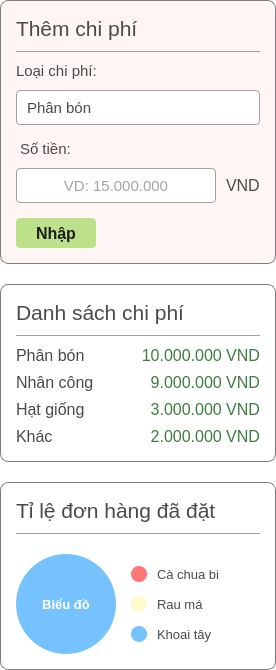
            <widget class="QFrame" name="right_column">
             <property name="sizePolicy">
              <sizepolicy hsizetype="Preferred" vsizetype="Preferred">
               <horstretch>4</horstretch>
               <verstretch>0</verstretch>
              </sizepolicy>
             </property>
             <property name="styleSheet">
              <string notr="true">background: transparent; border: none;</string>
             </property>
             <layout class="QVBoxLayout" name="vbox_right">
              <property name="spacing">
               <number>20</number>
              </property>
              <property name="leftMargin">
               <number>0</number>
              </property>
              <property name="topMargin">
               <number>0</number>
              </property>
              <property name="rightMargin">
               <number>0</number>
              </property>
              <property name="bottomMargin">
               <number>0</number>
              </property>
              <item>
               <widget class="QFrame" name="card_them_chi_phi">
                <property name="styleSheet">
                 <string notr="true">QFrame#card_them_chi_phi { background-color: #FFF5F5; border: 1px solid #7D7D7D; border-radius: 8px; }</string>
                </property>
                <layout class="QVBoxLayout" name="vbox_card_tcp">
                 <property name="spacing">
                  <number>10</number>
                 </property>
                 <property name="leftMargin">
                  <number>15</number>
                 </property>
                 <property name="topMargin">
                  <number>15</number>
                 </property>
                 <property name="rightMargin">
                  <number>15</number>
                 </property>
                 <property name="bottomMargin">
                  <number>15</number>
                 </property>
                 <item>
                  <widget class="QLabel" name="lbl_title_tcp">
                   <property name="styleSheet">
                    <string notr="true">font-size: 16pt; color: #4A4A4A; border: none;</string>
                   </property>
                   <property name="text">
                    <string>Thêm chi phí</string>
                   </property>
                  </widget>
                 </item>
                 <item>
                  <widget class="QFrame" name="line_tcp">
                   <property name="minimumSize">
                    <size>
                     <width>0</width>
                     <height>1</height>
                    </size>
                   </property>
                   <property name="maximumSize">
                    <size>
                     <width>16777215</width>
                     <height>1</height>
                    </size>
                   </property>
                   <property name="styleSheet">
                    <string notr="true">background-color: #A0A0A0;</string>
                   </property>
                  </widget>
                 </item>
                 <item>
                  <widget class="QLabel" name="lbl_loai_cp">
                   <property name="styleSheet">
                    <string notr="true">font-size: 11pt; color: #4A4A4A; border: none;</string>
                   </property>
                   <property name="text">
                    <string>Loại chi phí:</string>
                   </property>
                  </widget>
                 </item>
                 <item>
                  <widget class="QComboBox" name="cmb_loai_chi_phi">
                   <property name="minimumSize">
                    <size>
                     <width>0</width>
                     <height>35</height>
                    </size>
                   </property>
                   <property name="styleSheet">
                    <string notr="true">QComboBox { background-color: #FFFFFF; border: 1px solid #A0A0A0; border-radius: 4px; padding: 0 10px; font-size: 11pt; color: #4A4A4A; } QComboBox::drop-down { border: none; } QComboBox QAbstractItemView { background-color: #FFFFFF; border: 1px solid #A0A0A0; selection-background-color: #EAF7D5; selection-color: #1C1C1C; outline: none;}</string>
                   </property>
                   <item>
                    <property name="text">
                     <string>Phân bón</string>
                    </property>
                   </item>
                   <item>
                    <property name="text">
                     <string>Hạt giống</string>
                    </property>
                   </item>
                   <item>
                    <property name="text">
                     <string>Nhân công</string>
                    </property>
                   </item>
                   <item>
                    <property name="text">
                     <string>Khác</string>
                    </property>
                   </item>
                  </widget>
                 </item>
                 <item>
                  <widget class="QLabel" name="lbl_so_tien">
                   <property name="styleSheet">
                    <string notr="true">font-size: 11pt; color: #4A4A4A; border: none; margin-top: 5px;</string>
                   </property>
                   <property name="text">
                    <string>Số tiền:</string>
                   </property>
                  </widget>
                 </item>
                 <item>
                  <layout class="QHBoxLayout">
                   <property name="spacing">
                    <number>10</number>
                   </property>
                   <item>
                    <widget class="QLineEdit" name="txt_so_tien">
                     <property name="minimumSize">
                      <size>
                       <width>0</width>
                       <height>35</height>
                      </size>
                     </property>
                     <property name="styleSheet">
                      <string notr="true">QLineEdit { background-color: #FFFFFF; border: 1px solid #A0A0A0; border-radius: 4px; padding: 0 10px; font-size: 11pt; color: #4A4A4A; }</string>
                     </property>
                     <property name="alignment">
                      <set>Qt::AlignCenter</set>
                     </property>
                     <property name="placeholderText">
                      <string>VD: 15.000.000</string>
                     </property>
                    </widget>
                   </item>
                   <item>
                    <widget class="QLabel" name="lbl_vnd">
                     <property name="styleSheet">
                      <string notr="true">font-size: 12pt; color: #4A4A4A; border: none;</string>
                     </property>
                     <property name="text">
                      <string>VND</string>
                     </property>
                    </widget>
                   </item>
                  </layout>
                 </item>
                 <item>
                  <widget class="QPushButton" name="btn_nhap">
                   <property name="minimumSize">
                    <size>
                     <width>80</width>
                     <height>35</height>
                    </size>
                   </property>
                   <property name="maximumSize">
                    <size>
                     <width>80</width>
                     <height>35</height>
                    </size>
                   </property>
                   <property name="cursor">
                    <cursorShape>PointingHandCursor</cursorShape>
                   </property>
                   <property name="styleSheet">
                    <string notr="true">QPushButton { background-color: #BDE08B; color: #1C1C1C; border-radius: 4px; font-size: 12pt; font-weight: bold; margin-top: 5px;} QPushButton:hover { background-color: #A9D174; }</string>
                   </property>
                   <property name="text">
                    <string>Nhập</string>
                   </property>
                  </widget>
                 </item>
                </layout>
               </widget>
              </item>
              <item>
               <widget class="QFrame" name="card_danh_sach">
                <property name="styleSheet">
                 <string notr="true">QFrame#card_danh_sach { background-color: #FFFFFF; border: 1px solid #7D7D7D; border-radius: 8px; }</string>
                </property>
                <layout class="QVBoxLayout" name="vbox_card_ds">
                 <property name="spacing">
                  <number>10</number>
                 </property>
                 <property name="leftMargin">
                  <number>15</number>
                 </property>
                 <property name="topMargin">
                  <number>15</number>
                 </property>
                 <property name="rightMargin">
                  <number>15</number>
                 </property>
                 <property name="bottomMargin">
                  <number>15</number>
                 </property>
                 <item>
                  <widget class="QLabel" name="lbl_title_ds">
                   <property name="styleSheet">
                    <string notr="true">font-size: 16pt; color: #4A4A4A; border: none;</string>
                   </property>
                   <property name="text">
                    <string>Danh sách chi phí</string>
                   </property>
                  </widget>
                 </item>
                 <item>
                  <widget class="QFrame" name="line_ds">
                   <property name="minimumSize">
                    <size>
                     <width>0</width>
                     <height>1</height>
                    </size>
                   </property>
                   <property name="maximumSize">
                    <size>
                     <width>16777215</width>
                     <height>1</height>
                    </size>
                   </property>
                   <property name="styleSheet">
                    <string notr="true">background-color: #A0A0A0;</string>
                   </property>
                  </widget>
                 </item>
                 <item>
                  <layout class="QVBoxLayout" name="vbox_list_items">
                   <property name="spacing">
                    <number>8</number>
                   </property>
                   <item>
                    <layout class="QHBoxLayout">
                     <item>
                      <widget class="QLabel" name="label">
                       <property name="styleSheet">
                        <string notr="true">font-size: 12pt; color: #4A4A4A; border: none;</string>
                       </property>
                       <property name="text">
                        <string>Phân bón</string>
                       </property>
                      </widget>
                     </item>
                     <item>
                      <widget class="QLabel" name="label">
                       <property name="styleSheet">
                        <string notr="true">font-size: 12pt; color: #3E7B40; border: none;</string>
                       </property>
                       <property name="text">
                        <string>10.000.000 VND</string>
                       </property>
                       <property name="alignment">
                        <set>Qt::AlignRight|Qt::AlignTrailing|Qt::AlignVCenter</set>
                       </property>
                      </widget>
                     </item>
                    </layout>
                   </item>
                   <item>
                    <layout class="QHBoxLayout">
                     <item>
                      <widget class="QLabel" name="label">
                       <property name="styleSheet">
                        <string notr="true">font-size: 12pt; color: #4A4A4A; border: none;</string>
                       </property>
                       <property name="text">
                        <string>Nhân công</string>
                       </property>
                      </widget>
                     </item>
                     <item>
                      <widget class="QLabel" name="label">
                       <property name="styleSheet">
                        <string notr="true">font-size: 12pt; color: #3E7B40; border: none;</string>
                       </property>
                       <property name="text">
                        <string>9.000.000 VND</string>
                       </property>
                       <property name="alignment">
                        <set>Qt::AlignRight|Qt::AlignTrailing|Qt::AlignVCenter</set>
                       </property>
                      </widget>
                     </item>
                    </layout>
                   </item>
                   <item>
                    <layout class="QHBoxLayout">
                     <item>
                      <widget class="QLabel" name="label">
                       <property name="styleSheet">
                        <string notr="true">font-size: 12pt; color: #4A4A4A; border: none;</string>
                       </property>
                       <property name="text">
                        <string>Hạt giống</string>
                       </property>
                      </widget>
                     </item>
                     <item>
                      <widget class="QLabel" name="label">
                       <property name="styleSheet">
                        <string notr="true">font-size: 12pt; color: #3E7B40; border: none;</string>
                       </property>
                       <property name="text">
                        <string>3.000.000 VND</string>
                       </property>
                       <property name="alignment">
                        <set>Qt::AlignRight|Qt::AlignTrailing|Qt::AlignVCenter</set>
                       </property>
                      </widget>
                     </item>
                    </layout>
                   </item>
                   <item>
                    <layout class="QHBoxLayout">
                     <item>
                      <widget class="QLabel" name="label">
                       <property name="styleSheet">
                        <string notr="true">font-size: 12pt; color: #4A4A4A; border: none;</string>
                       </property>
                       <property name="text">
                        <string>Khác</string>
                       </property>
                      </widget>
                     </item>
                     <item>
                      <widget class="QLabel" name="label">
                       <property name="styleSheet">
                        <string notr="true">font-size: 12pt; color: #3E7B40; border: none;</string>
                       </property>
                       <property name="text">
                        <string>2.000.000 VND</string>
                       </property>
                       <property name="alignment">
                        <set>Qt::AlignRight|Qt::AlignTrailing|Qt::AlignVCenter</set>
                       </property>
                      </widget>
                     </item>
                    </layout>
                   </item>
                  </layout>
                 </item>
                </layout>
               </widget>
              </item>
              <item>
               <widget class="QFrame" name="card_ti_le">
                <property name="styleSheet">
                 <string notr="true">QFrame#card_ti_le { background-color: #FFFFFF; border: 1px solid #7D7D7D; border-radius: 8px; }</string>
                </property>
                <layout class="QVBoxLayout" name="vbox_card_tl">
                 <property name="spacing">
                  <number>10</number>
                 </property>
                 <property name="leftMargin">
                  <number>15</number>
                 </property>
                 <property name="topMargin">
                  <number>15</number>
                 </property>
                 <property name="rightMargin">
                  <number>15</number>
                 </property>
                 <property name="bottomMargin">
                  <number>15</number>
                 </property>
                 <item>
                  <widget class="QLabel" name="lbl_title_tl">
                   <property name="styleSheet">
                    <string notr="true">font-size: 16pt; color: #4A4A4A; border: none;</string>
                   </property>
                   <property name="text">
                    <string>Tỉ lệ đơn hàng đã đặt</string>
                   </property>
                  </widget>
                 </item>
                 <item>
                  <widget class="QFrame" name="line_tl">
                   <property name="minimumSize">
                    <size>
                     <width>0</width>
                     <height>1</height>
                    </size>
                   </property>
                   <property name="maximumSize">
                    <size>
                     <width>16777215</width>
                     <height>1</height>
                    </size>
                   </property>
                   <property name="styleSheet">
                    <string notr="true">background-color: #A0A0A0;</string>
                   </property>
                  </widget>
                 </item>
                 <item>
                  <layout class="QHBoxLayout" name="hbox_chart_small">
                   <property name="spacing">
                    <number>15</number>
                   </property>
                   <property name="topMargin">
                    <number>10</number>
                   </property>
                   <item>
                    <widget class="QLabel" name="img_small_pie">
                     <property name="minimumSize">
                      <size>
                       <width>100</width>
                       <height>100</height>
                      </size>
                     </property>
                     <property name="maximumSize">
                      <size>
                       <width>100</width>
                       <height>100</height>
                      </size>
                     </property>
                     <property name="styleSheet">
                      <string notr="true">background-color: #76C2FF; border-radius: 50px; border: none; color: white; font-size: 10pt; font-weight: bold;</string>
                     </property>
                     <property name="text">
                      <string>Biểu đồ</string>
                     </property>
                     <property name="alignment">
                      <set>Qt::AlignCenter</set>
                     </property>
                    </widget>
                   </item>
                   <item>
                    <layout class="QVBoxLayout" name="vbox_legend_small">
                     <property name="spacing">
                      <number>10</number>
                     </property>
                     <item>
                      <spacer name="vs_leg2_top">
                       <property name="orientation">
                        <enum>Qt::Vertical</enum>
                       </property>
                       <property name="sizeHint" stdset="0">
                        <size>
                         <width>20</width>
                         <height>10</height>
                        </size>
                       </property>
                      </spacer>
                     </item>
                     <item>
                      <layout class="QHBoxLayout">
                       <property name="spacing">
                        <number>10</number>
                       </property>
                       <item>
                        <widget class="QLabel" name="label">
                         <property name="minimumSize">
                          <size>
                           <width>16</width>
                           <height>16</height>
                          </size>
                         </property>
                         <property name="maximumSize">
                          <size>
                           <width>16</width>
                           <height>16</height>
                          </size>
                         </property>
                         <property name="styleSheet">
                          <string notr="true">background-color: #FF7676; border-radius: 8px; border: none;</string>
                         </property>
                        </widget>
                       </item>
                       <item>
                        <widget class="QLabel" name="label">
                         <property name="styleSheet">
                          <string notr="true">font-size: 10pt; color: #4A4A4A; border: none;</string>
                         </property>
                         <property name="text">
                          <string>Cà chua bi</string>
                         </property>
                        </widget>
                       </item>
                       <item>
                        <spacer>
                         <property name="orientation">
                          <enum>Qt::Horizontal</enum>
                         </property>
                         <property name="sizeHint" stdset="0">
                          <size>
                           <width>40</width>
                           <height>20</height>
                          </size>
                         </property>
                        </spacer>
                       </item>
                      </layout>
                     </item>
                     <item>
                      <layout class="QHBoxLayout">
                       <property name="spacing">
                        <number>10</number>
                       </property>
                       <item>
                        <widget class="QLabel" name="label">
                         <property name="minimumSize">
                          <size>
                           <width>16</width>
                           <height>16</height>
                          </size>
                         </property>
                         <property name="maximumSize">
                          <size>
                           <width>16</width>
                           <height>16</height>
                          </size>
                         </property>
                         <property name="styleSheet">
                          <string notr="true">background-color: #FFFACD; border-radius: 8px; border: none;</string>
                         </property>
                        </widget>
                       </item>
                       <item>
                        <widget class="QLabel" name="label">
                         <property name="styleSheet">
                          <string notr="true">font-size: 10pt; color: #4A4A4A; border: none;</string>
                         </property>
                         <property name="text">
                          <string>Rau má</string>
                         </property>
                        </widget>
                       </item>
                       <item>
                        <spacer>
                         <property name="orientation">
                          <enum>Qt::Horizontal</enum>
                         </property>
                         <property name="sizeHint" stdset="0">
                          <size>
                           <width>40</width>
                           <height>20</height>
                          </size>
                         </property>
                        </spacer>
                       </item>
                      </layout>
                     </item>
                     <item>
                      <layout class="QHBoxLayout">
                       <property name="spacing">
                        <number>10</number>
                       </property>
                       <item>
                        <widget class="QLabel" name="label">
                         <property name="minimumSize">
                          <size>
                           <width>16</width>
                           <height>16</height>
                          </size>
                         </property>
                         <property name="maximumSize">
                          <size>
                           <width>16</width>
                           <height>16</height>
                          </size>
                         </property>
                         <property name="styleSheet">
                          <string notr="true">background-color: #76C2FF; border-radius: 8px; border: none;</string>
                         </property>
                        </widget>
                       </item>
                       <item>
                        <widget class="QLabel" name="label">
                         <property name="styleSheet">
                          <string notr="true">font-size: 10pt; color: #4A4A4A; border: none;</string>
                         </property>
                         <property name="text">
                          <string>Khoai tây</string>
                         </property>
                        </widget>
                       </item>
                       <item>
                        <spacer>
                         <property name="orientation">
                          <enum>Qt::Horizontal</enum>
                         </property>
                         <property name="sizeHint" stdset="0">
                          <size>
                           <width>40</width>
                           <height>20</height>
                          </size>
                         </property>
                        </spacer>
                       </item>
                      </layout>
                     </item>
                     <item>
                      <spacer name="vs_leg2_bot">
                       <property name="orientation">
                        <enum>Qt::Vertical</enum>
                       </property>
                       <property name="sizeHint" stdset="0">
                        <size>
                         <width>20</width>
                         <height>10</height>
                        </size>
                       </property>
                      </spacer>
                     </item>
                    </layout>
                   </item>
                  </layout>
                 </item>
                </layout>
               </widget>
              </item>
             </layout>
            </widget>
